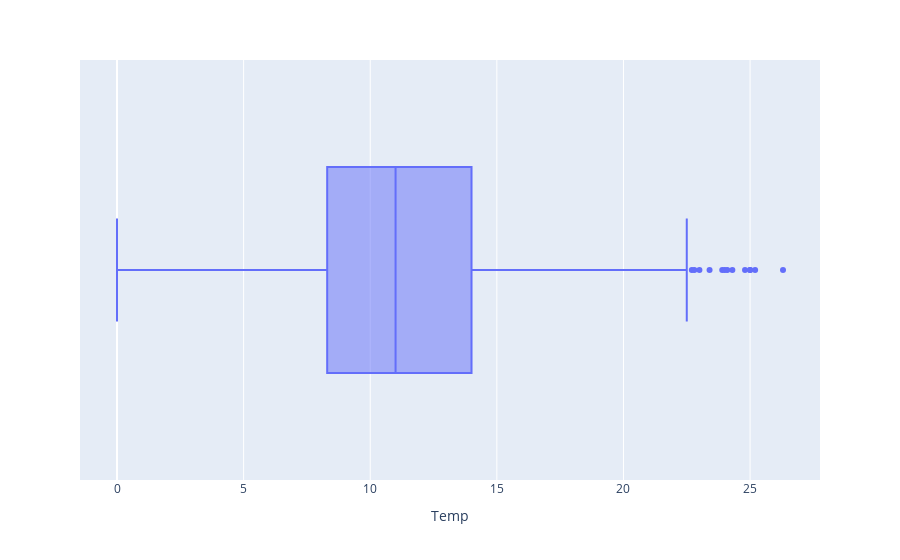

Write notebook code for a chart like this one.
### Code cell
px.box(data_frame=df,x='Temp')

### Figure 1 — Plotly figure (JSON) as saved in the notebook; plotly's stock layout.template omitted (floating-point values rounded to 4 significant figures; data arrays with more than 128 entries replaced by an {"elided": "..."} marker saying what was removed)
{"data": [{"alignmentgroup": "True", "hovertemplate": "Temp=%{x}<extra></extra>", "legendgroup": "", "marker": {"color": "#636efa"}, "name": "", "notched": false, "offsetgroup": "", "orientation": "h", "showlegend": false, "type": "box", "x": {"elided": "3650 float values"}, "x0": " ", "xaxis": "x", "y0": " ", "yaxis": "y"}], "layout": {"boxmode": "group", "legend": {"tracegroupgap": 0}, "margin": {"t": 60}, "xaxis": {"anchor": "y", "domain": [0, 1], "title": {"text": "Temp"}}, "yaxis": {"anchor": "x", "domain": [0, 1]}}}
